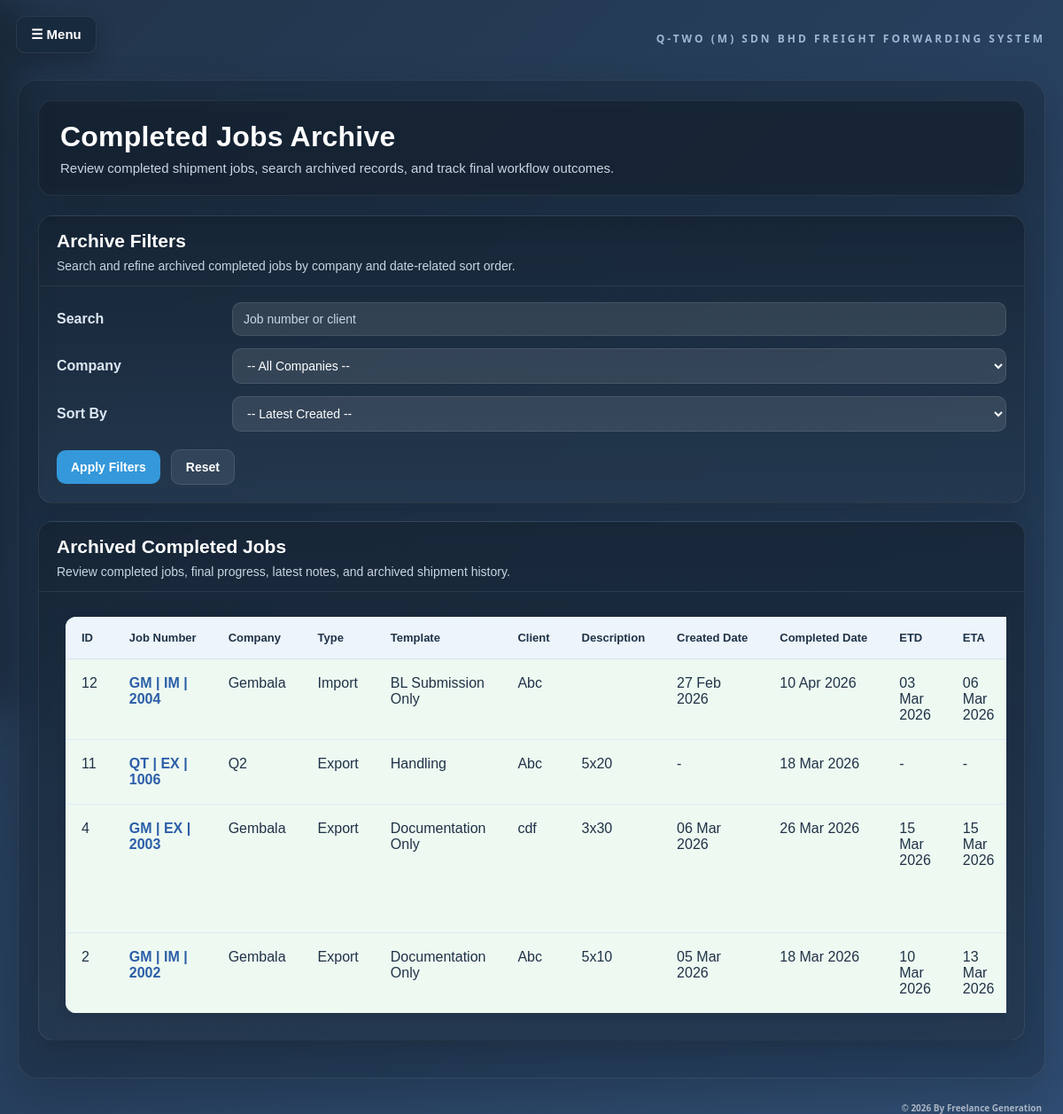
/completed_jobs (signed in), run on the app's committed database.
### app.py (models this page shows)
class Job(db.Model):
    id = db.Column(db.Integer, primary_key=True)
    job_number = db.Column(db.String(50), unique=True, nullable=False)
    company_id = db.Column(db.Integer, db.ForeignKey("company.id"), nullable=False)
    job_type = db.Column(db.String(50), nullable=False)
    workflow_template = db.Column(db.String(100), nullable=False)
    client_id = db.Column(db.Integer, db.ForeignKey("client.id"), nullable=False)
    description = db.Column(db.Text, nullable=True)
    created_date = db.Column(db.Date, nullable=True)
    etd = db.Column(db.Date, nullable=True)
    eta = db.Column(db.Date, nullable=True)
    delivery_date = db.Column(db.Date, nullable=True)
    date_received = db.Column(db.Date, nullable=True)
    customer_name = db.Column(db.String(200), nullable=True)
    customer_po = db.Column(db.String(200), nullable=True)
    product_name = db.Column(db.String(200), nullable=True)
    quantity = db.Column(db.String(100), nullable=True)
    packaging_type = db.Column(db.String(100), nullable=True)
    destination_country = db.Column(db.String(100), nullable=True)
    incoterm = db.Column(db.String(50), nullable=True)
    vessel_flight = db.Column(db.String(200), nullable=True)
    requested_ship_date = db.Column(db.Date, nullable=True)
    pic = db.Column(db.String(100), nullable=True)
    last_updated_by = db.Column(db.String(100), nullable=True)
    last_updated_at = db.Column(db.DateTime, nullable=True)
    company = db.relationship("Company")
    client = db.relationship("Client", back_populates="jobs")

class Company(db.Model):
    id = db.Column(db.Integer, primary_key=True)
    company_name = db.Column(db.String(200), nullable=False)
    company_prefix = db.Column(db.String(20), nullable=False, unique=True)
    number_lead_digit = db.Column(db.String(10), nullable=False)
    is_active = db.Column(db.Boolean, default=True)
    jobs = db.relationship("Job", backref="company_ref", lazy=True)

class Client(db.Model):
    id = db.Column(db.Integer, primary_key=True)
    name = db.Column(db.String(200), nullable=False)
    office_phone = db.Column(db.String(50))
    address = db.Column(db.Text)
    import_pic = db.Column(db.String(200))
    export_pic = db.Column(db.String(200))
    email = db.Column(db.String(200))
    mobile = db.Column(db.String(50))
    intercom = db.Column(db.String(50))
    is_active = db.Column(db.Boolean, default=True)
    jobs = db.relationship("Job", back_populates="client")

class JobNote(db.Model):
    id = db.Column(db.Integer, primary_key=True)
    job_id = db.Column(db.Integer, db.ForeignKey("job.id"), nullable=False)
    note_text = db.Column(db.Text, nullable=False)
    created_at = db.Column(db.DateTime, default=datetime.now)
    job = db.relationship("Job", backref="notes")

### app.py (the view)
@app.route("/completed_jobs")
@login_required
def completed_jobs():
    search = request.args.get("search", "").strip()
    company_filter = request.args.get("company", "").strip()
    sort_by = request.args.get("sort_by", "").strip()
    jobs_query = Job.query
    if search:
        jobs_query = jobs_query.join(Client).filter(
            db.or_(
                Job.job_number.ilike(f"%{search}%"), Client.name.ilike(f"%{search}%")
            )
        )
    if company_filter:
        jobs_query = jobs_query.filter(Job.company_id == int(company_filter))
    if sort_by == "etd":
        jobs_query = jobs_query.order_by(Job.etd.asc(), Job.id.desc())
    elif sort_by == "eta":
        jobs_query = jobs_query.order_by(Job.eta.asc(), Job.id.desc())
    elif sort_by == "delivery_date":
        jobs_query = jobs_query.order_by(Job.delivery_date.asc(), Job.id.desc())
    else:
        jobs_query = jobs_query.order_by(Job.id.desc())
    jobs = jobs_query.all()
    today = date.today()
    recent_completed_cutoff = today - timedelta(days=7)
    archive_data = []
    for job in jobs:
        steps = (
            JobStep.query.filter_by(job_id=job.id)
            .order_by(JobStep.step_order.asc())
            .all()
        )
        total_steps = len(steps)
        completed_steps = len([step for step in steps if step.completed])
        if total_steps == 0:
            continue
        if completed_steps != total_steps:
            continue
        completed_date = get_job_completion_date(job)
        if completed_date is None:
            continue
        if completed_date >= recent_completed_cutoff:
            continue
        latest_note_obj = (
            JobNote.query.filter_by(job_id=job.id)
            .order_by(JobNote.created_at.desc())
            .first()
        )
        latest_note = latest_note_obj.note_text if latest_note_obj else ""
        archive_data.append(
            {
                "job": job,
                "completed_steps": completed_steps,
                "total_steps": total_steps,
                "status": "Completed",
                "status_icon": "🟢",
                "latest_step": "Completed",
                "next_step": "-",
                "latest_note": latest_note,
                "completed_date": completed_date,
            }
        )
    companies = Company.query.order_by(Company.company_name.asc()).all()
    return render_template(
        "completed_jobs.html",
        archive_data=archive_data,
        companies=companies,
        search=search,
        company_filter=company_filter,
        sort_by=sort_by,
    )

### app.py (called while the page is built)
def get_current_user():
    user_id = session.get("user_id")
    if not user_id:
        return None
    return User.query.filter_by(id=user_id, is_active=True).first()

def login_required(view_func):
    @wraps(view_func)
    def wrapped_view(*args, **kwargs):
        if not get_current_user():
            return redirect(url_for("login"))
        return view_func(*args, **kwargs)
    return wrapped_view

@app.context_processor
def inject_current_user():
    current_user = get_current_user()
    pending_account_requests = 0
    pending_delete_requests = 0
    if current_user and current_user.role == "admin":
        pending_account_requests = AccountRequest.query.filter_by(
            status="pending"
        ).count()
        pending_delete_requests = DeleteRequest.query.filter_by(
            status="pending"
        ).count()
    return {
        "current_user": current_user,
        "pending_account_requests": pending_account_requests,
        "pending_delete_requests": pending_delete_requests,
    }

def get_job_completion_date(job):
    steps = (
        JobStep.query.filter_by(job_id=job.id).order_by(JobStep.step_order.asc()).all()
    )
    if not steps:
        return None
    total_steps = len(steps)
    completed_steps = [step for step in steps if step.completed]
    if len(completed_steps) != total_steps:
        return None
    completed_dates = [
        step.completed_at for step in completed_steps if step.completed_at
    ]
    if not completed_dates:
        return None
    return max(completed_dates).date()

def format_job_number(job_number):
    if not job_number or len(job_number) < 6:
        return job_number
    prefix = job_number[:2]
    job_type = job_number[2:4]
    number = job_number[4:]
    return f"{prefix} | {job_type} | {number}"

### templates/completed_jobs.html (shortened to what this page needs)
<!DOCTYPE html>
<html>
<head>
    <link rel="stylesheet" href="{{ url_for('static', filename='style.css') }}">
</head>
<body class="job-detail-page">
    <button class="nav-toggle-btn" onclick="toggleNav()">☰ Menu</button>
    <div class="page-container">
        <div class="system-name-top-right">Q-TWO (M) SDN BHD FREIGHT FORWARDING SYSTEM</div>
        <div class="page-shell">
            <div class="page-header">
                <h1 class="page-title">Completed Jobs Archive</h1>
                <p class="page-subtitle">
                    Review completed shipment jobs, search archived records, and track final workflow outcomes.
                </p>
            </div>
            <div class="panel-card">
                <div class="panel-head">
                    <h2>Archive Filters</h2>
                    <p>Search and refine archived completed jobs by company and date-related sort order.</p>
                </div>
                <div class="panel-body">
                    <form method="GET" action="{{ url_for('completed_jobs') }}">
                        <div class="filter-grid">
                            <label for="search">Search</label>
                            <input type="text" id="search" name="search" value="{{ search }}"
                                placeholder="Job number or client">
                            <label for="company">Company</label>
                            <select name="company" id="company">
                                <option value="">-- All Companies --</option>
                            </select>
                            <label for="sort_by">Sort By</label>
                            <select name="sort_by" id="sort_by">
                                <option value="">-- Latest Created --</option>
                            </select>
                        </div>
                        <div class="form-actions">
                            <button type="submit" class="primary-btn">Apply Filters</button>
                            <a href="{{ url_for('completed_jobs') }}" class="secondary-link">Reset</a>
                        </div>
                    </form>
                </div>
            </div>
            <div class="panel-card">
                <div class="panel-head">
                    <h2>Archived Completed Jobs</h2>
                    <p>Review completed jobs, final progress, latest notes, and archived shipment history.</p>
                </div>
                <div class="panel-body">
                    {% if archive_data %}
                    <div class="data-table-wrap">
                        <table class="data-table">
                            <tr>
                                <th>ID</th>
                                <th>Job Number</th>
                                <th>Company</th>
                                <th>Type</th>
                                <th>Template</th>
                                <th>Client</th>
                                <th>Description</th>
                                <th>Created Date</th>
                                <th>Completed Date</th>
                                <th>ETD</th>
                                <th>ETA</th>
                            </tr>
                            {% for item in archive_data %}
                            <tr class="status-completed">
                                <td>{{ item.job.id }}</td>
                                <td>
                                    <a href="{{ url_for('job_detail', job_id=item.job.id) }}" class="job-link">
                                        {{ format_job_number(item.job.job_number) }}
                                    </a>
                                </td>
                                <td>{{ item.job.company.company_name if item.job.company else "" }}</td>
                                <td>{{ item.job.job_type }}</td>
                                <td>{{ item.job.workflow_template }}</td>
                                <td>{{ item.job.client.name if item.job.client else "" }}</td>
                                <td>{{ item.job.description }}</td>
                                <td>{{ item.job.created_date.strftime('%d %b %Y') if item.job.created_date else '-' }}
                                </td>
                                <td>{{ item.completed_date.strftime('%d %b %Y') if item.completed_date else '-' }}</td>
                                <td>{{ item.job.etd.strftime('%d %b %Y') if item.job.etd else '-' }}</td>
                                <td>{{ item.job.eta.strftime('%d %b %Y') if item.job.eta else '-' }}</td>
                            </tr>
                            {% endfor %}
                        </table>
                    </div>
                    {% else %}
                    <div class="empty-box">No archived completed jobs found.</div>
                    {% endif %}
                </div>
            </div>
        </div>
        <div class="bottom-right-text">© 2026 By Freelance Generation</div>
    </div>
</body>
</html>

### templates/completed_jobs.html (style rules this page uses)
:root { --bg-main: #18293b; --bg-shell: #22364d; --bg-panel: #24384f; --bg-panel-soft: #2a415b; --bg-card: #29425e; --bg-card-dark: #22364d; --text-main: #ffffff; --text-soft: #c9d5e2; --text-muted: #9fb2c5; --line-soft: rgba(255, 255, 255, 0.08); --line-strong: rgba(255, 255, 255, 0.14); --accent: #3498db; --success: #27ae60; --danger: #c0392b; }
* { box-sizing: border-box; }
body { font-family: Arial, sans-serif; background: linear-gradient(135deg, #21344a 0%, #2f4d72 100%); margin: 0; color: var(--text-main); overflow-x: hidden; }
.job-detail-page { min-height: 100vh; }
.nav-toggle-btn { position: fixed; top: 18px; left: 18px; z-index: 1201; border: none; border-radius: 10px; background: rgba(24, 42, 61, 0.96); color: #ffffff; padding: 11px 16px; font-size: 15px; font-weight: bold; cursor: pointer; box-shadow: 0 10px 24px rgba(0, 0, 0, 0.24); border: 1px solid rgba(255, 255, 255, 0.08); }
.page-container { position: relative; max-width: 1380px; margin: 90px auto 40px auto; padding: 0 20px; }
.system-name-top-right { position: absolute; top: -52px; right: 20px; pointer-events: none; font-family: "Segoe UI", Arial, sans-serif; font-size: 12px; font-weight: 700; letter-spacing: 3px; text-transform: uppercase; line-height: 1; white-space: nowrap; color: #9fb7d1; }
.page-shell { background: rgba(15, 25, 37, 0.28); border: 1px solid rgba(255, 255, 255, 0.08); border-radius: 22px; padding: 22px; box-shadow: 0 18px 46px rgba(0, 0, 0, 0.18); backdrop-filter: blur(4px); }
.page-header { background: rgba(20, 33, 48, 0.60); border: 1px solid var(--line-soft); border-radius: 16px; padding: 22px 24px; margin-bottom: 22px; box-shadow: 0 16px 40px rgba(0, 0, 0, 0.18); backdrop-filter: blur(6px); }
.page-title { margin: 0; font-size: 32px; font-weight: bold; letter-spacing: 0.2px; }
.page-subtitle { margin: 8px 0 0 0; color: var(--text-soft); font-size: 15px; }
.panel-card { background: linear-gradient(180deg, rgba(22, 35, 50, 0.78) 0%, rgba(37, 57, 80, 0.82) 100%); border: 1px solid var(--line-soft); border-radius: 16px; box-shadow: 0 12px 28px rgba(0, 0, 0, 0.18); overflow: hidden; margin-bottom: 20px; }
.panel-head { padding: 16px 20px 14px 20px; border-bottom: 1px solid var(--line-soft); }
.panel-head h2 { margin: 0; font-size: 21px; color: #ffffff; }
.panel-head p { margin: 8px 0 0 0; color: var(--text-soft); font-size: 14px; }
.panel-body { padding: 18px 20px 20px 20px; }
.filter-grid { display: grid; grid-template-columns: 180px 1fr; gap: 14px 18px; align-items: center; }
.filter-grid label { font-weight: bold; color: #dce7f2; }
.filter-grid input[type="text"], .filter-grid select { width: 100%; padding: 10px 12px; border: 1px solid rgba(255, 255, 255, 0.10); border-radius: 10px; font-size: 14px; box-sizing: border-box; font-family: Arial, sans-serif; background: rgba(255, 255, 255, 0.10); color: #ffffff; outline: none; }
.filter-grid input::placeholder { color: #c7d7e6; }
.filter-grid option { color: #1f2d3a; }
.form-actions { display: flex; gap: 12px; align-items: center; margin-top: 20px; flex-wrap: wrap; }
.primary-btn, .secondary-link, .table-link-btn { padding: 11px 16px; border-radius: 10px; font-size: 14px; font-weight: bold; text-decoration: none; cursor: pointer; transition: 0.16s ease; }
.primary-btn, .table-link-btn { border: none; background-color: var(--accent); color: white; }
.secondary-link { background-color: rgba(255, 255, 255, 0.08); color: #ffffff; border: 1px solid rgba(255, 255, 255, 0.10); }
.data-table-wrap { width: 100%; overflow-x: auto; padding: 10px; }
.data-table { width: 100%; border-collapse: separate; border-spacing: 0; background-color: #ffffff; border-radius: 12px; overflow: hidden; box-shadow: 0 6px 18px rgba(0, 0, 0, 0.08); min-width: 1650px; }
.data-table th { text-align: left; padding: 16px 18px; font-size: 13px; color: #1f3247; border-bottom: 1px solid #d8e3ee; background-color: #edf4fb; font-weight: bold; white-space: nowrap; }
.data-table td { padding: 18px 18px; border-bottom: 1px solid #e2eaf2; vertical-align: top; color: #203247; }
.job-link { color: #2c5ea8; font-weight: bold; text-decoration: none; }
.data-table tr:last-child td { border-bottom: none; }
.status-completed { background-color: #edf9f1; }
.bottom-right-text { position: absolute; bottom: -40px; right: 24px; pointer-events: none; z-index: 9999; font-family: "Segoe UI", Arial, sans-serif; font-size: 10px; font-weight: 600; color: rgba(255, 255, 255, 0.6); }

### data on the page
Job: job.id "12", job_number "GM | IM | 2004", job.job_type "Import", job.workflow_template "BL Submission Only", job.created_date "27 Feb 2026", job.etd "03 Mar 2026", job.eta "06 Mar 2026"
Company: job.company "Gembala"
Client: job.client "Abc" "Abc"
Job: job.id "11", job_number "QT | EX | 1006", job.job_type "Export", job.workflow_template "Handling", job.description "5x20", job.created_date "-", job.etd "-", job.eta "-"
Company: job.company "Q2"
JobNote: job.id "4", job.company "Gembala", job.job_type "Export", job.workflow_template "Documentation Only", job.client "cdf", job.description "3x30", job.created_date "06 Mar 2026", completed_date "26 Mar 2026", job.etd "15 Mar 2026", job.eta "15 Mar 2026"
Job: job_number "GM | EX | 2003"
JobNote: job.id "2", job.company "Gembala", job.job_type "Export", job.workflow_template "Documentation Only", job.client "Abc", job.description "5x10", job.created_date "05 Mar 2026", completed_date "18 Mar 2026", job.etd "10 Mar 2026", job.eta "13 Mar 2026"
Job: job_number "GM | IM | 2002"
